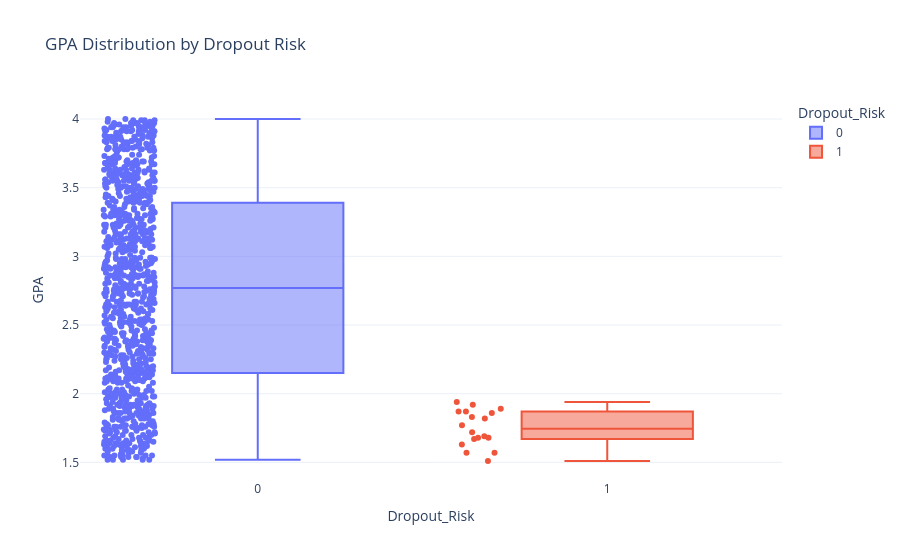

The notebook cell this image was saved under:
### Code cell
fig3 = px.box(
    df,
    x="Dropout_Risk",
    y="GPA",
    color="Dropout_Risk",
    points="all",
    title="GPA Distribution by Dropout Risk",
    template="plotly_white"
)

fig3.show()

### Figure 1 — Plotly figure (JSON) as saved in the notebook; plotly's stock layout.template omitted (floating-point values rounded to 4 significant figures; data arrays with more than 128 entries replaced by an {"elided": "..."} marker saying what was removed)
{"data": [{"alignmentgroup": "True", "boxpoints": "all", "hovertemplate": "Dropout_Risk=%{x}<br>GPA=%{y}<extra></extra>", "legendgroup": "0", "marker": {"color": "#636efa"}, "name": "0", "notched": false, "offsetgroup": "0", "orientation": "v", "showlegend": true, "type": "box", "x": {"elided": "982 int values"}, "x0": " ", "xaxis": "x", "y": {"elided": "982 float values"}, "y0": " ", "yaxis": "y"}, {"alignmentgroup": "True", "boxpoints": "all", "hovertemplate": "Dropout_Risk=%{x}<br>GPA=%{y}<extra></extra>", "legendgroup": "1", "marker": {"color": "#EF553B"}, "name": "1", "notched": false, "offsetgroup": "1", "orientation": "v", "showlegend": true, "type": "box", "x": [1, 1, 1, 1, 1, 1, 1, 1, 1, 1, 1, 1, 1, 1, 1, 1, 1, 1], "x0": " ", "xaxis": "x", "y": [1.67, 1.69, 1.92, 1.94, 1.87, 1.87, 1.68, 1.86, 1.68, 1.83, 1.82, 1.51, 1.77, 1.89, 1.63, 1.72, 1.57, 1.57], "y0": " ", "yaxis": "y"}], "layout": {"boxmode": "overlay", "legend": {"title": {"text": "Dropout_Risk"}, "tracegroupgap": 0}, "title": {"text": "GPA Distribution by Dropout Risk"}, "xaxis": {"anchor": "y", "categoryarray": [0, 1], "categoryorder": "array", "domain": [0, 1], "title": {"text": "Dropout_Risk"}}, "yaxis": {"anchor": "x", "domain": [0, 1], "title": {"text": "GPA"}}}}
